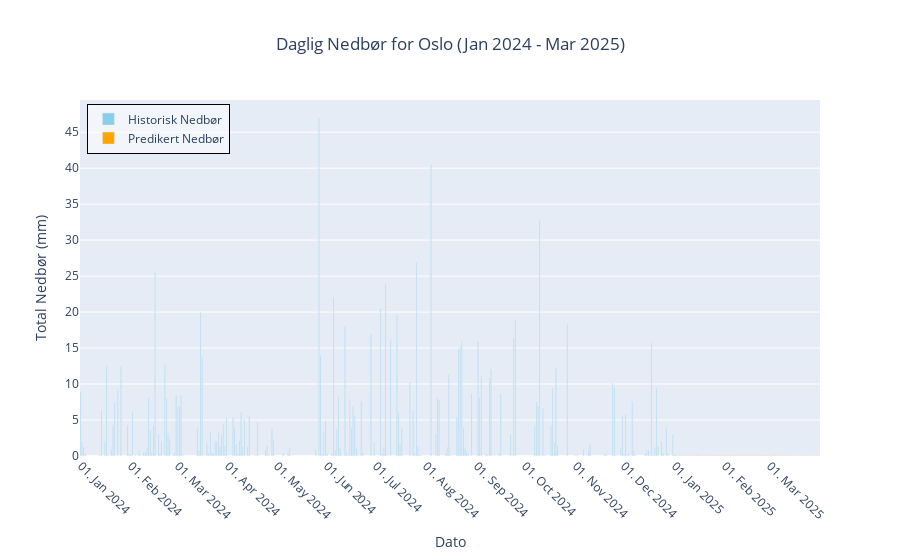

Here is the notebook cell this chart was saved with:
### Code cell
import plotly.graph_objects as go
def predict_and_plot_nedbør_bar(city_name, file_path):
    # Last inn og forbered data
    city_data, error = gjør_klar_data(city_name, file_path)
    if error:
        print(error)
        return None
    
    # Legg til hjelpekolonner for prediksjon og plotting
    city_data['Date'] = city_data['Tid(norsk normaltid)'].dt.date
    city_data['DayOfYear'] = city_data['Tid(norsk normaltid)'].dt.dayofyear
    city_data['Hour'] = city_data['Tid(norsk normaltid)'].dt.hour
    
    # --- Trinn 1: Forbered historiske data ---
    # Beregn daglig nedbør for historiske data
    daily_precip = city_data.groupby('Date')['Nedbør (1 t)'].sum().reset_index()
    daily_precip['Date'] = pd.to_datetime(daily_precip['Date'])
    daily_precip['Type'] = 'Historisk'  # Marker som historiske data
    
    # --- Trinn 2: Prediksjon av fremtidig nedbør ---
    # Velg funksjoner og målverdi
    features = ['DayOfYear', 'Hour', 'Relativ luftfuktighet']
    target = 'Nedbør (1 t)'
    
    # Håndter manglende verdier ved å imputere med gjennomsnitt
    data = city_data.copy()
    for col in features + [target]:
        data[col] = data[col].fillna(data[col].mean())
    
    X = data[features]
    y = data[target]
    
    # Del data i trenings- og testsett
    X_train, X_test, y_train, y_test = train_test_split(X, y, test_size=0.2, random_state=42)
    
    # Tren modellen
    model = LinearRegression()
    model.fit(X_train, y_train)
    
    # Evaluer modellen
    y_pred = model.predict(X_test)
    mse = mean_squared_error(y_test, y_pred)
    r2 = r2_score(y_test, y_pred)
    print(f"Prediksjon av Nedbør for {city_name}:")
    print(f"Mean Squared Error (MSE): {mse:.2f}")
    print(f"R² Score: {r2:.2f}")
    
    # Gjør fremtidige prediksjoner for mars 2025 (1. mars til 31. mars)
    last_date = city_data['Tid(norsk normaltid)'].max()  # Forventet 1. mars 2025
    future_dates = pd.date_range(start=last_date, end='2025-03-31', freq='D')  # 1. mars til 31. mars
    
    # Bruk gjennomsnittlig luftfuktighet for kl. 12:00
    avg_humidity_by_hour = city_data.groupby('Hour')['Relativ luftfuktighet'].mean()
    future_hour = 12
    future_humidity = avg_humidity_by_hour.get(future_hour, city_data['Relativ luftfuktighet'].mean())
    
    future_data = pd.DataFrame({
        'DayOfYear': [(date.timetuple().tm_yday) for date in future_dates],
        'Hour': [future_hour] * len(future_dates),
        'Relativ luftfuktighet': [future_humidity] * len(future_dates)
    })
    future_predictions = model.predict(future_data)
    
    # Lag en DataFrame for predikerte data
    future_df = pd.DataFrame({
        'Date': future_dates,
        'Nedbør (1 t)': future_predictions,
        'Type': 'Predikert'
    })
    
    # --- Trinn 3: Kombiner historiske og predikerte data ---
    combined_df = pd.concat([daily_precip, future_df], ignore_index=True)
    
    # --- Trinn 4: Visualiser med Plotly ---
    # Bruk go.Figure for å kunne tilpasse farger basert på Type
    fig = go.Figure()
    
    # Legg til historiske data
    fig.add_trace(go.Bar(
        x=combined_df[combined_df['Type'] == 'Historisk']['Date'],
        y=combined_df[combined_df['Type'] == 'Historisk']['Nedbør (1 t)'],
        name='Historisk Nedbør',
        marker_color='skyblue'
    ))
    
    # Legg til predikerte data
    fig.add_trace(go.Bar(
        x=combined_df[combined_df['Type'] == 'Predikert']['Date'],
        y=combined_df[combined_df['Type'] == 'Predikert']['Nedbør (1 t)'],
        name='Predikert Nedbør',
        marker_color='orange'
    ))
    
    # Formater plottet
    fig.update_layout(
        title=f'Daglig Nedbør for {city_name} (Jan 2024 - Mar 2025)',
        xaxis_title="Dato",
        yaxis_title="Total Nedbør (mm)",
        xaxis_tickangle=45,
        title_x=0.5,  # Sentrer tittelen
        bargap=0.1,
        xaxis=dict(
            tickformat='%d. %b %Y',  # Format: "01. Mar 2025"
            tickmode='auto',
            nticks=20  # Juster antall tikker for å unngå rot
        ),
        legend=dict(
            x=0.01,
            y=0.99,
            bgcolor='rgba(255, 255, 255, 0.5)',
            bordercolor='Black',
            borderwidth=1
        )
    )
    
    fig.show()

predict_and_plot_nedbør_bar(city_name, filepath)

### Figure 1 — Plotly figure (JSON) as saved in the notebook; plotly's stock layout.template omitted (floating-point values rounded to 4 significant figures; data arrays with more than 128 entries replaced by an {"elided": "..."} marker saying what was removed)
{"data": [{"marker": {"color": "skyblue"}, "name": "Historisk Nedbør", "type": "bar", "x": {"elided": "367 str values"}, "y": {"elided": "367 float values"}}, {"marker": {"color": "orange"}, "name": "Predikert Nedbør", "type": "bar", "x": ["2025-01-01T00:00:00.000000000", "2025-01-02T00:00:00.000000000", "2025-01-03T00:00:00.000000000", "2025-01-04T00:00:00.000000000", "2025-01-05T00:00:00.000000000", "2025-01-06T00:00:00.000000000", "2025-01-07T00:00:00.000000000", "2025-01-08T00:00:00.000000000", "2025-01-09T00:00:00.000000000", "2025-01-10T00:00:00.000000000", "2025-01-11T00:00:00.000000000", "2025-01-12T00:00:00.000000000", "2025-01-13T00:00:00.000000000", "2025-01-14T00:00:00.000000000", "2025-01-15T00:00:00.000000000", "2025-01-16T00:00:00.000000000", "2025-01-17T00:00:00.000000000", "2025-01-18T00:00:00.000000000", "2025-01-19T00:00:00.000000000", "2025-01-20T00:00:00.000000000", "2025-01-21T00:00:00.000000000", "2025-01-22T00:00:00.000000000", "2025-01-23T00:00:00.000000000", "2025-01-24T00:00:00.000000000", "2025-01-25T00:00:00.000000000", "2025-01-26T00:00:00.000000000", "2025-01-27T00:00:00.000000000", "2025-01-28T00:00:00.000000000", "2025-01-29T00:00:00.000000000", "2025-01-30T00:00:00.000000000", "2025-01-31T00:00:00.000000000", "2025-02-01T00:00:00.000000000", "2025-02-02T00:00:00.000000000", "2025-02-03T00:00:00.000000000", "2025-02-04T00:00:00.000000000", "2025-02-05T00:00:00.000000000", "2025-02-06T00:00:00.000000000", "2025-02-07T00:00:00.000000000", "2025-02-08T00:00:00.000000000", "2025-02-09T00:00:00.000000000", "2025-02-10T00:00:00.000000000", "2025-02-11T00:00:00.000000000", "2025-02-12T00:00:00.000000000", "2025-02-13T00:00:00.000000000", "2025-02-14T00:00:00.000000000", "2025-02-15T00:00:00.000000000", "2025-02-16T00:00:00.000000000", "2025-02-17T00:00:00.000000000", "2025-02-18T00:00:00.000000000", "2025-02-19T00:00:00.000000000", "2025-02-20T00:00:00.000000000", "2025-02-21T00:00:00.000000000", "2025-02-22T00:00:00.000000000", "2025-02-23T00:00:00.000000000", "2025-02-24T00:00:00.000000000", "2025-02-25T00:00:00.000000000", "2025-02-26T00:00:00.000000000", "2025-02-27T00:00:00.000000000", "2025-02-28T00:00:00.000000000", "2025-03-01T00:00:00.000000000", "2025-03-02T00:00:00.000000000", "2025-03-03T00:00:00.000000000", "2025-03-04T00:00:00.000000000", "2025-03-05T00:00:00.000000000", "2025-03-06T00:00:00.000000000", "2025-03-07T00:00:00.000000000", "2025-03-08T00:00:00.000000000", "2025-03-09T00:00:00.000000000", "2025-03-10T00:00:00.000000000", "2025-03-11T00:00:00.000000000", "2025-03-12T00:00:00.000000000", "2025-03-13T00:00:00.000000000", "2025-03-14T00:00:00.000000000", "2025-03-15T00:00:00.000000000", "2025-03-16T00:00:00.000000000", "2025-03-17T00:00:00.000000000", "2025-03-18T00:00:00.000000000", "2025-03-19T00:00:00.000000000", "2025-03-20T00:00:00.000000000", "2025-03-21T00:00:00.000000000", "2025-03-22T00:00:00.000000000", "2025-03-23T00:00:00.000000000", "2025-03-24T00:00:00.000000000", "2025-03-25T00:00:00.000000000", "2025-03-26T00:00:00.000000000", "2025-03-27T00:00:00.000000000", "2025-03-28T00:00:00.000000000", "2025-03-29T00:00:00.000000000", "2025-03-30T00:00:00.000000000", "2025-03-31T00:00:00.000000000"], "y": [0.09901, 0.09884, 0.09867, 0.0985, 0.09833, 0.09816, 0.098, 0.09783, 0.09766, 0.09749, 0.09732, 0.09715, 0.09698, 0.09681, 0.09664, 0.09647, 0.09631, 0.09614, 0.09597, 0.0958, 0.09563, 0.09546, 0.09529, 0.09512, 0.09495, 0.09478, 0.09462, 0.09445, 0.09428, 0.09411, 0.09394, 0.09377, 0.0936, 0.09343, 0.09326, 0.09309, 0.09293, 0.09276, 0.09259, 0.09242, 0.09225, 0.09208, 0.09191, 0.09174, 0.09157, 0.0914, 0.09124, 0.09107, 0.0909, 0.09073, 0.09056, 0.09039, 0.09022, 0.09005, 0.08988, 0.08971, 0.08954, 0.08938, 0.08921, 0.08904, 0.08887, 0.0887, 0.08853, 0.08836, 0.08819, 0.08802, 0.08785, 0.08769, 0.08752, 0.08735, 0.08718, 0.08701, 0.08684, 0.08667, 0.0865, 0.08633, 0.08616, 0.086, 0.08583, 0.08566, 0.08549, 0.08532, 0.08515, 0.08498, 0.08481, 0.08464, 0.08447, 0.08431, 0.08414, 0.08397]}], "layout": {"bargap": 0.1, "legend": {"bgcolor": "rgba(255, 255, 255, 0.5)", "bordercolor": "Black", "borderwidth": 1, "x": 0.01, "y": 0.99}, "title": {"text": "Daglig Nedbør for Oslo (Jan 2024 - Mar 2025)", "x": 0.5}, "xaxis": {"nticks": 20, "tickangle": 45, "tickformat": "%d. %b %Y", "tickmode": "auto", "title": {"text": "Dato"}}, "yaxis": {"title": {"text": "Total Nedbør (mm)"}}}}
